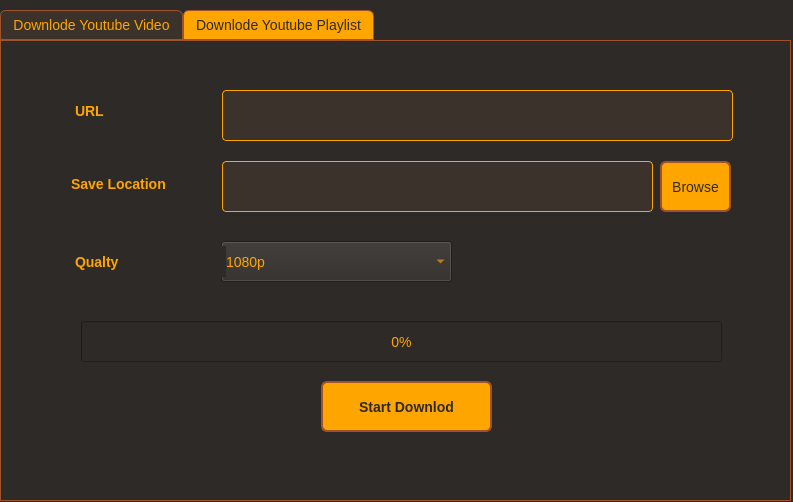
<?xml version="1.0" encoding="UTF-8"?>
<ui version="4.0">
 <class>Form</class>
 <widget class="QWidget" name="Form">
  <property name="geometry">
   <rect>
    <x>0</x>
    <y>0</y>
    <width>793</width>
    <height>502</height>
   </rect>
  </property>
  <property name="windowTitle">
   <string>PyDownlodloader</string>
  </property>
  <property name="styleSheet">
   <string notr="true">QWidget {
    background-color: #2E2A27;   /* بني غامق */
    color: #FFA500;              /* برتقالي */
    font-family: Arial;
    font-size: 14px;
}

/* Tabs */
QTabWidget::pane {
    border: 1px solid #A0522D;
    background: #2E2A27;
}
QTabBar::tab {
    background: #3B322C;
    color: #FFA500;
    padding: 6px 12px;
    border: 1px solid #A0522D;
    border-top-left-radius: 6px;
    border-top-right-radius: 6px;
}
QTabBar::tab:selected {
    background: #FFA500;
    color: #2E2A27;
}

/* Menu bar */
QMenuBar {
    background-color: #3B322C;
    color: #FFA500;
}
QMenuBar::item:selected {
    background: #FFA500;
    color: #2E2A27;
}
QMenu {
    background-color: #2E2A27;
    color: #FFA500;
    border: 1px solid #A0522D;
}
QMenu::item:selected {
    background: #FFA500;
    color: #2E2A27;
}

/* Labels */
QLabel {
    color: #FFA500;
    font-weight: bold;
}

/* LineEdit */
QLineEdit {
    background-color: #3B322C;
    color: #FFA500;
    border: 1px solid #FFA500;
    border-radius: 4px;
    padding: 4px;
}

/* Buttons */
QPushButton {
    background-color: #FFA500;
    color: #2E2A27;
    border: 2px solid #A0522D;
    border-radius: 6px;
    padding: 6px;
}
QPushButton:hover {
    background-color: #FFB733;
}
QPushButton:pressed {
    background-color: #CC8400;
}</string>
  </property>
  <widget class="QTabWidget" name="tabWidget">
   <property name="geometry">
    <rect>
     <x>0</x>
     <y>10</y>
     <width>791</width>
     <height>491</height>
    </rect>
   </property>
   <property name="currentIndex">
    <number>1</number>
   </property>
   <widget class="QWidget" name="tab_3">
    <attribute name="title">
     <string>Downlode Youtube Video</string>
    </attribute>
    <widget class="QPushButton" name="pushButton">
     <property name="geometry">
      <rect>
       <x>310</x>
       <y>350</y>
       <width>171</width>
       <height>51</height>
      </rect>
     </property>
     <property name="font">
      <font>
       <family>Arial</family>
       <pointsize>-1</pointsize>
       <bold>true</bold>
      </font>
     </property>
     <property name="text">
      <string>Start Downlod</string>
     </property>
    </widget>
    <widget class="QLabel" name="label">
     <property name="geometry">
      <rect>
       <x>70</x>
       <y>60</y>
       <width>41</width>
       <height>20</height>
      </rect>
     </property>
     <property name="font">
      <font>
       <family>Arial</family>
       <pointsize>-1</pointsize>
       <bold>true</bold>
      </font>
     </property>
     <property name="text">
      <string>URL</string>
     </property>
    </widget>
    <widget class="QProgressBar" name="progressBar">
     <property name="geometry">
      <rect>
       <x>80</x>
       <y>290</y>
       <width>641</width>
       <height>41</height>
      </rect>
     </property>
     <property name="value">
      <number>0</number>
     </property>
    </widget>
    <widget class="QPushButton" name="pushButton_2">
     <property name="geometry">
      <rect>
       <x>659</x>
       <y>120</y>
       <width>71</width>
       <height>51</height>
      </rect>
     </property>
     <property name="font">
      <font>
       <family>Arial</family>
       <pointsize>-1</pointsize>
       <bold>false</bold>
      </font>
     </property>
     <property name="text">
      <string>Browse</string>
     </property>
    </widget>
    <widget class="QLineEdit" name="lineEdit_2">
     <property name="geometry">
      <rect>
       <x>221</x>
       <y>120</y>
       <width>431</width>
       <height>51</height>
      </rect>
     </property>
     <property name="font">
      <font>
       <family>Arial</family>
       <pointsize>-1</pointsize>
      </font>
     </property>
    </widget>
    <widget class="QLineEdit" name="lineEdit">
     <property name="geometry">
      <rect>
       <x>220</x>
       <y>49</y>
       <width>511</width>
       <height>51</height>
      </rect>
     </property>
     <property name="font">
      <font>
       <family>Arial</family>
       <pointsize>-1</pointsize>
      </font>
     </property>
     <property name="text">
      <string/>
     </property>
    </widget>
    <widget class="QLabel" name="label_2">
     <property name="geometry">
      <rect>
       <x>66</x>
       <y>132</y>
       <width>141</width>
       <height>21</height>
      </rect>
     </property>
     <property name="font">
      <font>
       <family>Arial</family>
       <pointsize>-1</pointsize>
       <bold>true</bold>
      </font>
     </property>
     <property name="text">
      <string>Save Location</string>
     </property>
    </widget>
    <widget class="QLabel" name="label_3">
     <property name="geometry">
      <rect>
       <x>70</x>
       <y>205</y>
       <width>121</width>
       <height>31</height>
      </rect>
     </property>
     <property name="font">
      <font>
       <family>Arial</family>
       <pointsize>-1</pointsize>
       <bold>true</bold>
      </font>
     </property>
     <property name="text">
      <string>Qualty</string>
     </property>
    </widget>
    <widget class="QComboBox" name="comboBox">
     <property name="geometry">
      <rect>
       <x>220</x>
       <y>200</y>
       <width>231</width>
       <height>41</height>
      </rect>
     </property>
     <item>
      <property name="text">
       <string>1080p</string>
      </property>
     </item>
     <item>
      <property name="text">
       <string>720p</string>
      </property>
     </item>
     <item>
      <property name="text">
       <string>360p</string>
      </property>
     </item>
     <item>
      <property name="text">
       <string>144p</string>
      </property>
     </item>
    </widget>
   </widget>
   <widget class="QWidget" name="tab_4">
    <attribute name="title">
     <string>Downlode Youtube Playlist</string>
    </attribute>
    <widget class="QLineEdit" name="lineEdit_3">
     <property name="geometry">
      <rect>
       <x>221</x>
       <y>49</y>
       <width>511</width>
       <height>51</height>
      </rect>
     </property>
     <property name="font">
      <font>
       <family>Arial</family>
       <pointsize>-1</pointsize>
      </font>
     </property>
     <property name="text">
      <string/>
     </property>
    </widget>
    <widget class="QPushButton" name="pushButton_3">
     <property name="geometry">
      <rect>
       <x>659</x>
       <y>120</y>
       <width>71</width>
       <height>51</height>
      </rect>
     </property>
     <property name="font">
      <font>
       <family>Arial</family>
       <pointsize>-1</pointsize>
       <bold>false</bold>
      </font>
     </property>
     <property name="text">
      <string>Browse</string>
     </property>
    </widget>
    <widget class="QLabel" name="label_4">
     <property name="geometry">
      <rect>
       <x>74</x>
       <y>60</y>
       <width>41</width>
       <height>20</height>
      </rect>
     </property>
     <property name="font">
      <font>
       <family>Arial</family>
       <pointsize>-1</pointsize>
       <bold>true</bold>
      </font>
     </property>
     <property name="text">
      <string>URL</string>
     </property>
    </widget>
    <widget class="QLabel" name="label_5">
     <property name="geometry">
      <rect>
       <x>70</x>
       <y>132</y>
       <width>151</width>
       <height>21</height>
      </rect>
     </property>
     <property name="font">
      <font>
       <family>Arial</family>
       <pointsize>-1</pointsize>
       <bold>true</bold>
      </font>
     </property>
     <property name="text">
      <string>Save Location</string>
     </property>
    </widget>
    <widget class="QComboBox" name="comboBox_2">
     <property name="geometry">
      <rect>
       <x>220</x>
       <y>200</y>
       <width>231</width>
       <height>41</height>
      </rect>
     </property>
     <item>
      <property name="text">
       <string>1080p</string>
      </property>
     </item>
     <item>
      <property name="text">
       <string>720p</string>
      </property>
     </item>
     <item>
      <property name="text">
       <string>360p</string>
      </property>
     </item>
     <item>
      <property name="text">
       <string>144p</string>
      </property>
     </item>
    </widget>
    <widget class="QLineEdit" name="lineEdit_4">
     <property name="geometry">
      <rect>
       <x>221</x>
       <y>120</y>
       <width>431</width>
       <height>51</height>
      </rect>
     </property>
     <property name="font">
      <font>
       <family>Arial</family>
       <pointsize>-1</pointsize>
      </font>
     </property>
     <property name="styleSheet">
      <string notr="true">padding : 0px ;</string>
     </property>
    </widget>
    <widget class="QLabel" name="label_6">
     <property name="geometry">
      <rect>
       <x>74</x>
       <y>205</y>
       <width>151</width>
       <height>31</height>
      </rect>
     </property>
     <property name="font">
      <font>
       <family>Arial</family>
       <pointsize>-1</pointsize>
       <bold>true</bold>
      </font>
     </property>
     <property name="text">
      <string>Qualty</string>
     </property>
    </widget>
    <widget class="QPushButton" name="pushButton_4">
     <property name="geometry">
      <rect>
       <x>320</x>
       <y>340</y>
       <width>171</width>
       <height>51</height>
      </rect>
     </property>
     <property name="font">
      <font>
       <family>Arial</family>
       <pointsize>-1</pointsize>
       <bold>true</bold>
      </font>
     </property>
     <property name="text">
      <string>Start Downlod</string>
     </property>
    </widget>
    <widget class="QProgressBar" name="progressBar_2">
     <property name="geometry">
      <rect>
       <x>80</x>
       <y>280</y>
       <width>641</width>
       <height>41</height>
      </rect>
     </property>
     <property name="value">
      <number>0</number>
     </property>
    </widget>
   </widget>
  </widget>
 </widget>
 <resources/>
 <connections/>
</ui>
